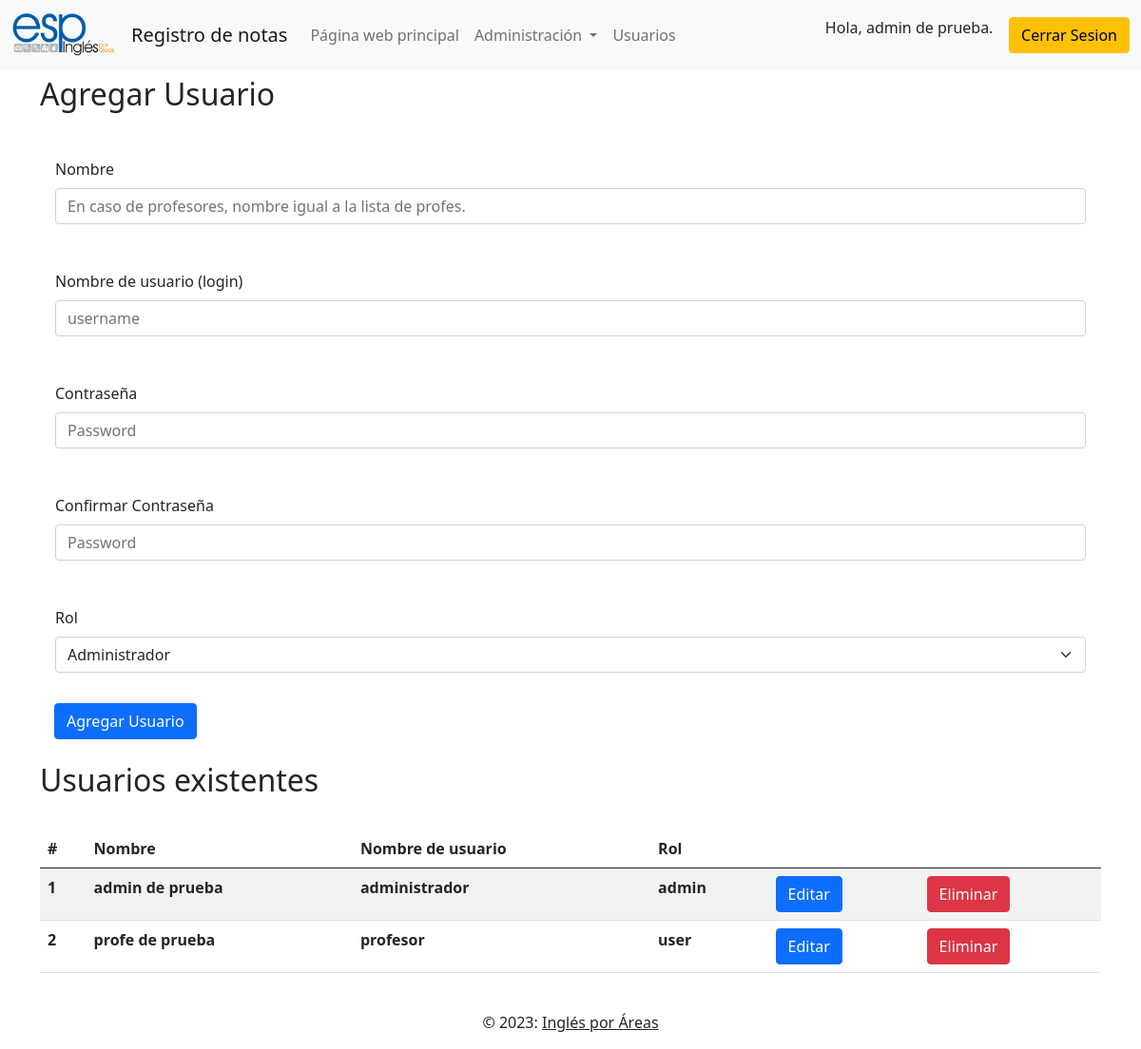
The page /usuarios.php (signed in) on the database its author committed.
### tables this page shows
CREATE TABLE `users` (
  `id` int NOT NULL,
  `role` enum('user','admin') NOT NULL,
  `username` varchar(25) NOT NULL,
  `password` varchar(50) NOT NULL,
  `name` varchar(50) NOT NULL
);

### usuarios.php (the view, shortened to what this page needs)
<?php
if (isset($_SESSION['username']) && isset($_SESSION['id']) && $_SESSION['role'] == 'admin') {
    $sql = "SELECT * FROM users";
    $query = mysqli_query($conn, $sql);
    ?>
    <!DOCTYPE html>
    <html lang="es">
    <?php
    include "layout/head.php";
    ?>
    <body>
        <?php
        include "layout/header.php";
        ?>
        <div class="container" style="margin-top: 80px;">
            <h2>Agregar Usuario</h2>
            <br>
            <form action="php/insert_user.php" method="POST">
                <div class="mb-3 p-3">
                    <label for="name" class="form-label">Nombre</label>
                    <input type="text" class="form-control" id="name" name="name"
                        placeholder="En caso de profesores, nombre igual a la lista de profes." required="required"
                        maxlength="50" required="required">
                </div>
                <div class="mb-3 p-3">
                    <label for="username" class="form-label">Nombre de usuario (login)</label>
                    <input type="text" class="form-control" id="username" name="username" placeholder="username"
                        required="required" maxlength="25" >
                </div>
                <div class="mb-3  p-3">
                    <label for="password" class="form-label">Contraseña</label>
                    <input class="form-control" id="password" name="password" placeholder="Password"
                        required="required" maxlength="50" oninput="check()" required="required" type="password">
                </div>
                <div class="mb-3  p-3">
                    <label for="password_confirm" class="form-label">Confirmar Contraseña</label>
                    <input class="form-control" id="password_confirm" name="password_confirm" placeholder="Password"
                        required="required" maxlength="50" oninput="check()" required="required" type="password">
                </div>
                <div class="mb-3  p-3">
                    <label for="role" class="form-label">Rol</label>
                    <select class="form-select" id="role" name="role">
                        <option value="admin">Administrador</option>
                    </select>
                </div>
                <input type="submit" class="btn btn-primary" style="margin-left: 15px;" value="Agregar Usuario">
            </form>
        </div>
        <br>
        <div class="container" style="margin-bottom: 80px;">
            <h2>Usuarios existentes</h2>
            <br>
            <table id="tabla-usuarios" class="table table-striped table-hover">
                <thead>
                    <tr>
                        <th>#</th>
                        <th>Nombre</th>
                        <th>Nombre de usuario</th>
                        <th>Rol</th>
                        <th></th>
                        <th></th>
                    </tr>
                </thead>
                <tbody>
                    <tr>
                        <?php
                        $i = 1;
                        while ($row = mysqli_fetch_array($query)): ?>
                            <th>
                                <?= $i ?>
                            </th>
                            <th>
                                <?= $row['name'] ?>
                            </th>
                            <th>
                                <?= $row['username'] ?>
                            </th>
                            <th>
                                <?= $row['role'] ?>
                            </th>
                            <th><a class="btn btn-primary"
                                    href="update_usuario.php?id=<?= $row['id'] ?>">Editar</a></th>
                            <th><a class="btn btn-danger"
                                    href="php/delete_usuario.php?id=<?= $row['id'] ?>"
                                    onclick="return confirm('Realmente quiere eliminar este usuario?')">Eliminar</a>
                            </th>
                            <?php $i++; ?>
                        </tr>
                    <?php endwhile; ?>
                </tbody>
            </table>
        </div>
        <?php
        include "layout/footer.php";
        ?>
    </body>
    </html>
<?php } else {
    header("Location: login.php");
} ?>

### rows shown on the page
users: name "admin de prueba", username "administrador", role "admin"
users: name "profe de prueba", username "profesor", role "user"

### other values the page prints
$_SESSION['name'] "admin de prueba"
